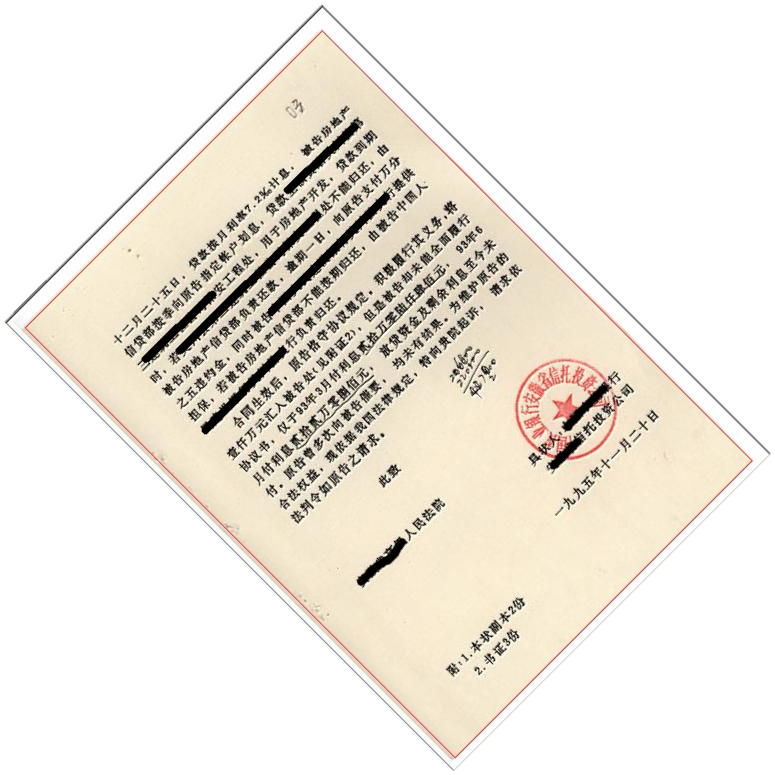
#> input picture data/images/st02.png, 775 x 775 px
$ python day076.py
#> lines starting #> are read from the running program, lines starting #| are printed output that depends on the picture; after the words box and inside, x2 and y2 are one past the last pixel; in counts of white or black regions, pixels touching at a corner belong together; long printed decimals are rounded
'''
Author       : Bingqiang Zhou
Date         : 2021-02-24 22:59:27
LastEditors  : Bingqiang Zhou
LastEditTime : 2021-02-25 00:50:48
Description  : 图像透视变换应用
    对于很多的文本扫描图像，有时候因为放置的原因导致ROI区域倾斜，
    这个时候我们会想办法把它纠正为正确的角度视角来，方便下一步的布局分析与文字识别，
    这个时候通过透视变换就可以取得比较好的裁剪效果，一步就可以实现裁剪与调整。
    使用透视变换相关几何变换的好处如下：
        1.	透视变换不会涉及到几何变换角度旋转
        2.	透视变换对畸变图像有一定的展开效果
        3.	透视变换可以完成对图像ROI区域提取
    void cv::warpPerspective(
		cv::InputArray src, // 输入图像
		cv::OutputArray dst, // 输出图像
		cv::InputArray M, // 3x3 变换矩阵
		cv::Size dsize, // 目标图像大小
		int flags = cv::INTER_LINEAR, // 插值方法
		int borderMode = cv::BORDER_CONSTANT, // 外推方法
		const cv::Scalar& borderValue = cv::Scalar() //常量边界时使用
    )
    透视变换(Perspective Transformation)是将成像投影到一个新的视平面(Viewing Plane)，
    也称作投影映射(Projective Mapping)。
    参考链接:
        透视变换——cv::getPerspectiveTransform()与cv::warpPerspective()详解 - https://blog.csdn.net/guduruyu/article/details/72518340
'''

import cv2 as cv
import numpy as np
import matplotlib.pyplot as plt

# src = cv.imread("../data/images/st01.jpg")
src = cv.imread("../data/images/st02.png")
#> src is the input picture: shape (775, 775, 3); mean B, G, R 223.9, 233.1, 238.6

# 提取mask
gray = cv.cvtColor(src, cv.COLOR_BGR2GRAY)
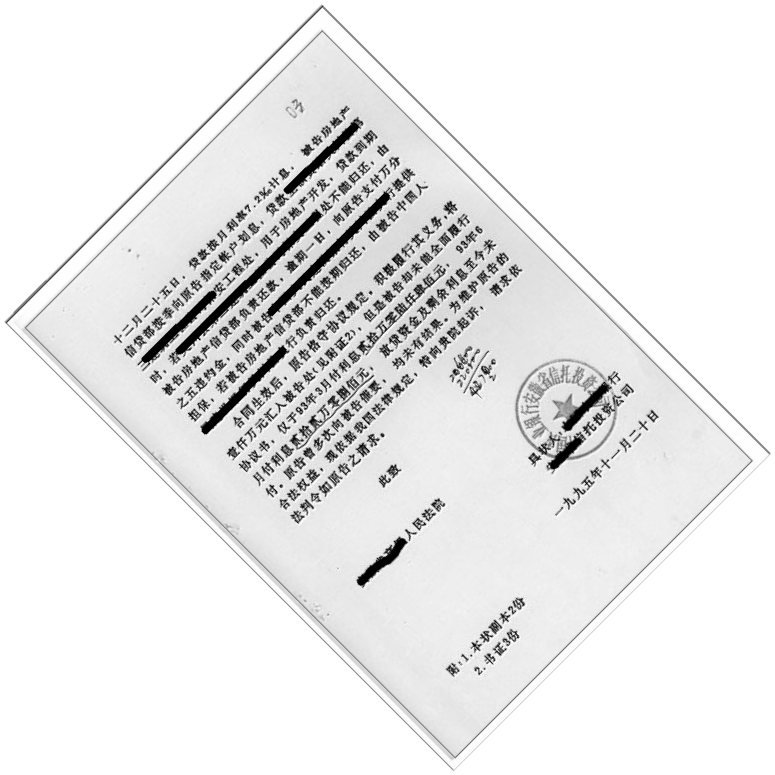
#> gray: shape (775, 775); min 0, max 255, mean 233.8
thresh, mask = cv.threshold(gray, 0, 255, cv.THRESH_OTSU | cv.THRESH_BINARY_INV)
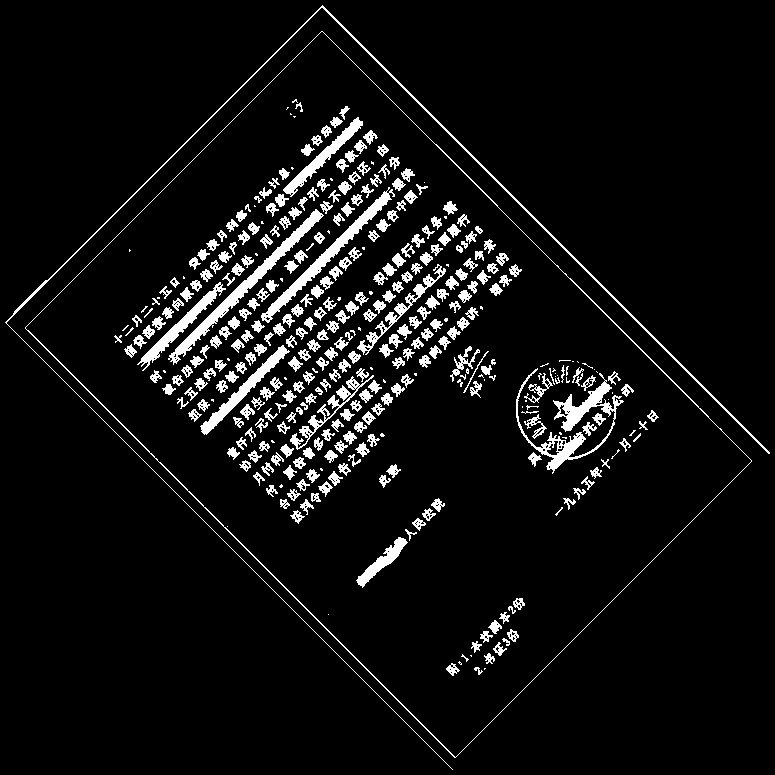
#> mask: shape (775, 775); 6.6% white; 385 white regions (76 under 20 px)
#> thresh = 164

# 获取最小矩形轮廓的四个边缘点
contours, hierarchy = cv.findContours(mask, cv.RETR_EXTERNAL, cv.CHAIN_APPROX_SIMPLE)
#> contours = 2 contours; box (x1, y1, x2, y2) and area: (25, 31, 752, 758) 255622, (5, 5, 770, 770) 1276
rect = cv.minAreaRect(contours[0])
#> rect = ((388.3, 393.8), (420.7, 608.1), -45)
box = cv.boxPoints(rect)
#> box = [[454.5, 757.5], [24.5, 327.5], [322, 30], [752, 460]]

# for i, pt in enumerate(box):
#     cv.putText(src, str(i), tuple(np.int0(pt)), cv.FONT_HERSHEY_PLAIN, 5, (0, 0, 255), 2)

w, h = np.array(rect[1])
#> w = 420.7; h = 608.1
# 映射坐标一一对应，左下角顺时针顺序
dst_box = np.array([
    [0, h], # 右下角
    [0, 0], # 左下角
    [w, 0], # 左上角
    [w, h]  # 右上角
])
#> dst_box = [[0, 608.1], [0, 0], [420.7, 0], [420.7, 608.1]]
print(rect, box, dst_box, sep='\n')
#| ((388.250, 393.75), (420.728, 608.112), -45.0)
#| [[454.5      757.5     ]
#|  [ 24.500 327.5     ]
#|  [322.000   30.      ]
#|  [752.       460.      ]]
#| [[  0.         608.112]
#|  [  0.           0.        ]
#|  [420.728   0.        ]
#|  [420.728 608.112]]

# 透视变换矩阵M
# m, status = cv.findHomography(box, dst_box)
m = cv.getPerspectiveTransform(box.astype(np.float32), dst_box.astype(np.float32))
#> m = [[0.707, -0.707, 214.3], [0.707, 0.707, -248.9], [7.86e-20, 7.86e-20, 1]]
# 透视变换
result = cv.warpPerspective(src, m, (int(w), int(h)))
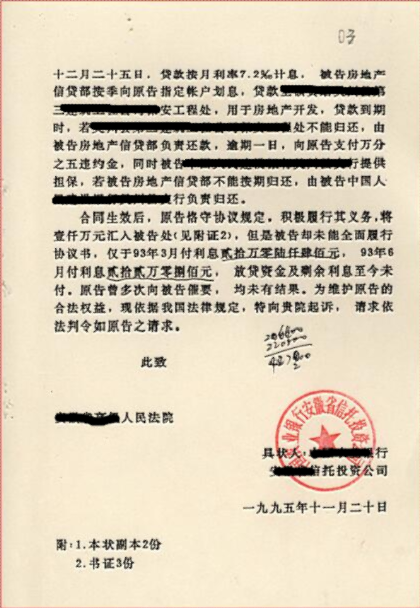
#> result: shape (608, 420, 3); mean B, G, R 185.3, 206.7, 218.9
if h < w:
    result = cv.rotate(result, cv.ROTATE_90_CLOCKWISE)

# 可视化
rows = 1
cols = 3
images = [src, mask, result]
titles = ["original image", "mask", "result"]
plt.figure(figsize=(cols * 4, rows * 3)) # Width, height in inches.
for index, image in enumerate(images):
    plt.subplot(rows, cols, index + 1)
    if index >= len(titles):
        plt.title("image")
    else:
        plt.title(titles[index])
    plt.axis("off")
    if image.ndim > 2:
        plt.imshow(image[:, :, ::-1])
    else:
        plt.imshow(image, cmap="gray")
#> this loop made 3 passes
plt.show()
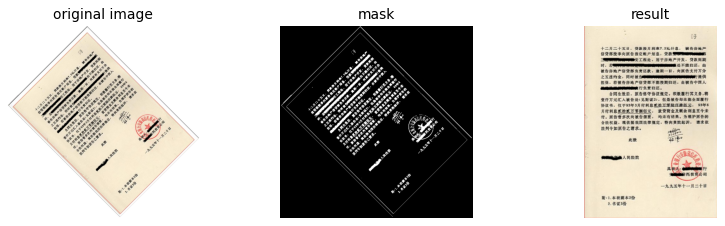
#> figure drawn by matplotlib, 3 panels
